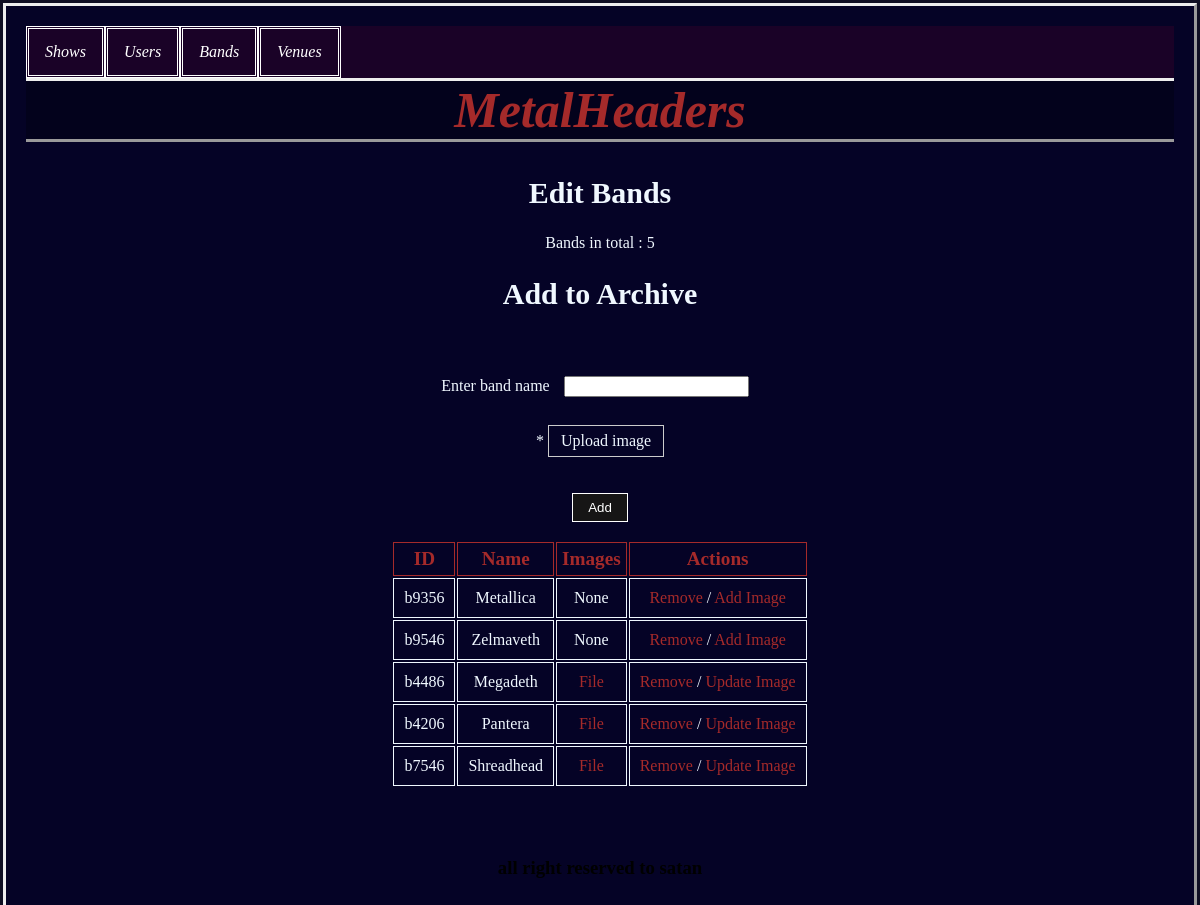
The page /bands on the database its author committed.
### tables this page shows
CREATE TABLE bands (id TEXT PRIMARY KEY, name TEXT, img TEXT);

### app.py (the view, shortened to what this page needs)
@app.route('/bands', methods = ['POST', 'GET'])
def bands():
    if request.method == 'GET':
        bands = dal.band_objects()
        amount = len(bands)
        return render_template('bands.html', bands = bands, amount = amount)

### db/dal.py (called while the page is built)
    def band_objects(self):
        objects = []
        cur.execute('SELECT * FROM bands')
        res = cur.fetchall()
        res = list(res)
        for band in res:
            band = Band(band[1], band[0], band[2])
            objects.append(band)
        return objects

### templates/bands.html (shortened to what this page needs)
{% extends 'base.html' %}
{% block page_title %}Edit Bands{% endblock %}
{% block body %}
<header>
<p class="total">Bands in total : {{ amount }}</p>
<h2 class="arc">Add to Archive</h2>
</header>
<div class="center">
    <div class="form">
        <form method="POST" enctype="multipart/form-data">
        <label for="band">Enter band name</label>
        <input type="text" name="band" style="margin: 10px;">
        <br><br>
        <span> * </span><label class="custom-file-upload">
            Upload image
        </label>
        <br><br><br>
        <input type="submit" value="Add">
    </form>
    </div>
        <div class="list">
        <br>
    <table style="margin: auto; ">
        <tr>
            <th>ID</th><th>Name</th><th>Images</th><th>Actions</th>
        </tr>
        {% for band in bands %}
        {% if band.img != 'None' %}
        <tr>
            <td>{{ band.id }}</td><td>{{ band.name }}</td><td><a href="static\images\{{ band.img }}">File</a></td><td><a href="bands/remove={{ band.name }}">Remove</a> / <a href="/bands/add_image={{ band.id }}">Update Image</a></td>
        </tr>
        {% else %}
        <tr>
            <td>{{ band.id }}</td><td>{{ band.name }}</td><td>None</td><td><a href="bands/remove={{ band.name }}">Remove</a> / <a href="/bands/add_image={{ band.id }}">Add Image</a></td>
        </tr>
        {% endif %}
        {% endfor %}
    </table>
 </div>
</div>
{% endblock %}

### static/main.css (style rules this page uses)
html { background-color: #030217f1; color: aliceblue; }
body { margin: 3px; padding: 20px; border-style: outset; font-family: 'Times New Roman'; background-color: #050327f1; }
header { text-align: center; }
header h2 { text-align: center; font-size: 30px; }
div.center { margin: auto; text-align: center; padding: 50px; padding-top: 30px; }
table { text-align: center; }
th { text-align: center; font-size: larger; color: brown; padding: 5px; }
td { padding: 10px; }
th, td { border: 1px solid; }
a { color: brown; text-decoration: dotted; }
input[type = submit] { background-color: rgb(22, 21, 21); padding: 6px 15px; border: 1px solid; color: white; cursor: pointer; }
.custom-file-upload { border: 1px solid #ccc; display: inline-block; padding: 6px 12px; cursor: pointer; }

### rows shown on the page
bands: id "b9356", name "Metallica"
bands: id "b9546", name "Zelmaveth"
bands: id "b4486", name "Megadeth"
bands: id "b4206", name "Pantera"
bands: id "b7546", name "Shreadhead"

### other values the page prints
{{ amount }} "5"
